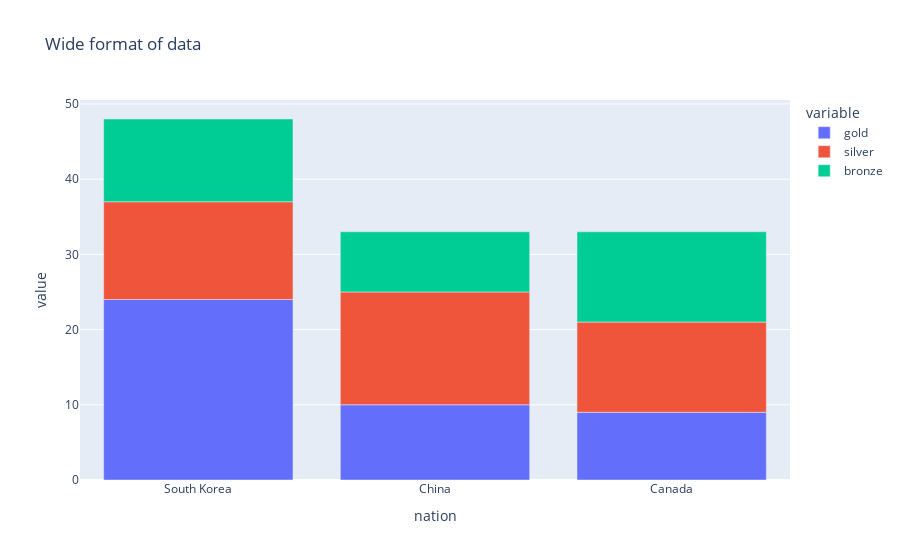

Notebook source saved alongside this figure:
### Code cell
wide_df = px.data.medals_wide()

fig = px.bar(wide_df, x="nation", y=["gold", "silver", "bronze"], title="Wide format of data")
fig.show()

wide_df.head(3)

### Figure 1 — Plotly figure (JSON) as saved in the notebook; plotly's stock layout.template omitted (floating-point values rounded to 4 significant figures)
{"data": [{"alignmentgroup": "True", "hovertemplate": "variable=gold<br>nation=%{x}<br>value=%{y}<extra></extra>", "legendgroup": "gold", "marker": {"color": "#636efa", "pattern": {"shape": ""}}, "name": "gold", "offsetgroup": "gold", "orientation": "v", "showlegend": true, "textposition": "auto", "type": "bar", "x": ["South Korea", "China", "Canada"], "xaxis": "x", "y": [24, 10, 9], "yaxis": "y"}, {"alignmentgroup": "True", "hovertemplate": "variable=silver<br>nation=%{x}<br>value=%{y}<extra></extra>", "legendgroup": "silver", "marker": {"color": "#EF553B", "pattern": {"shape": ""}}, "name": "silver", "offsetgroup": "silver", "orientation": "v", "showlegend": true, "textposition": "auto", "type": "bar", "x": ["South Korea", "China", "Canada"], "xaxis": "x", "y": [13, 15, 12], "yaxis": "y"}, {"alignmentgroup": "True", "hovertemplate": "variable=bronze<br>nation=%{x}<br>value=%{y}<extra></extra>", "legendgroup": "bronze", "marker": {"color": "#00cc96", "pattern": {"shape": ""}}, "name": "bronze", "offsetgroup": "bronze", "orientation": "v", "showlegend": true, "textposition": "auto", "type": "bar", "x": ["South Korea", "China", "Canada"], "xaxis": "x", "y": [11, 8, 12], "yaxis": "y"}], "layout": {"barmode": "relative", "legend": {"title": {"text": "variable"}, "tracegroupgap": 0}, "title": {"text": "Wide format of data"}, "xaxis": {"anchor": "y", "domain": [0, 1], "title": {"text": "nation"}}, "yaxis": {"anchor": "x", "domain": [0, 1], "title": {"text": "value"}}}}
